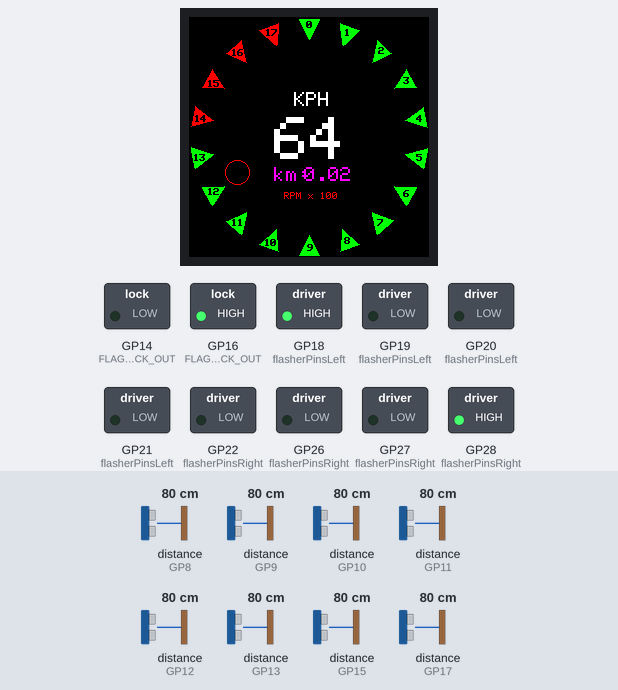
The sketch below on a simulated Raspberry Pi Pico. Shown: 240×240 colour display, switched loads named in the sketch (green lamp = pin HIGH). Wiring (inferred from the names in the program): 8 × range finder with pulse-width output: data GP8 / data GP9 / data GP10 / data GP11 / data GP12 / data GP13 / data GP15 / data GP17. Dashed ring = blinking. The test bench sets the inputs (shaded band); at power-on: distance to the obstacle (sensors on GP8, GP9, GP13, GP10, GP11, GP12, GP15, GP17) 80 cm. What the sketch prints to the serial monitor is not drawn.

Above: at 3.4 s.
3.5 s: distance to the obstacle (sensor on GP8) set to 75 cm
At 4.5 s:
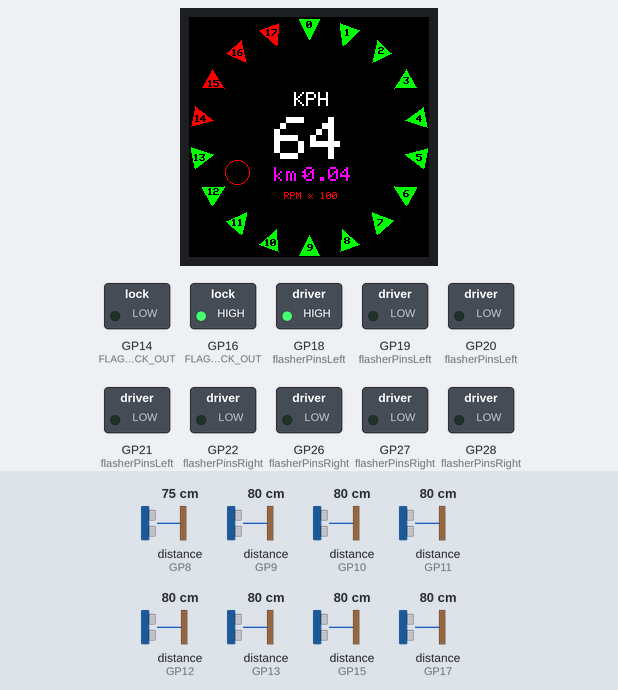
At 4.89 s:
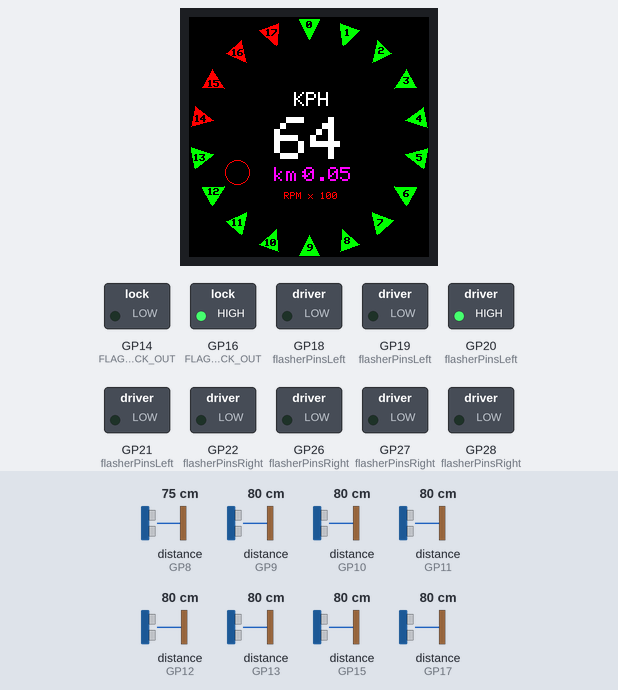
5.8 s: distance to the obstacle (sensor on GP9) set to 77 cm
7.5 s: distance to the obstacle (sensor on GP9) set to 71 cm
At 9.89 s:
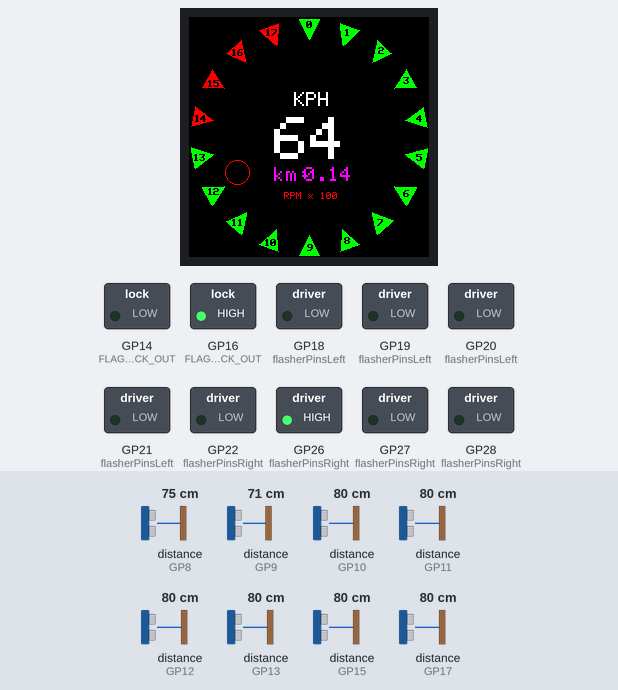
10.0 s: distance to the obstacle (sensor on GP13) set to 74 cm
12.2 s: distance to the obstacle (sensor on GP13) set to 66 cm
At 12.68 s:
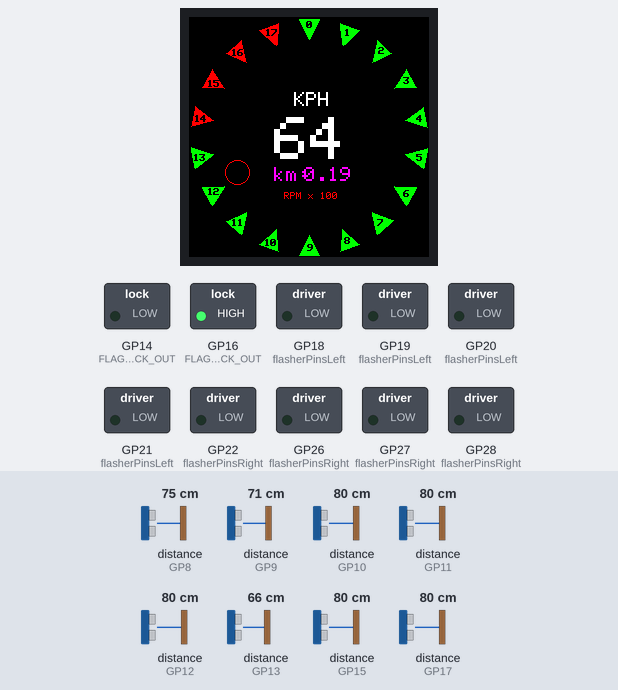
15.2 s: distance to the obstacle (sensor on GP10) set to 2 cm
Timing chart, 0 to 18.2 s (numbered marks = the images above; inputs shaded):
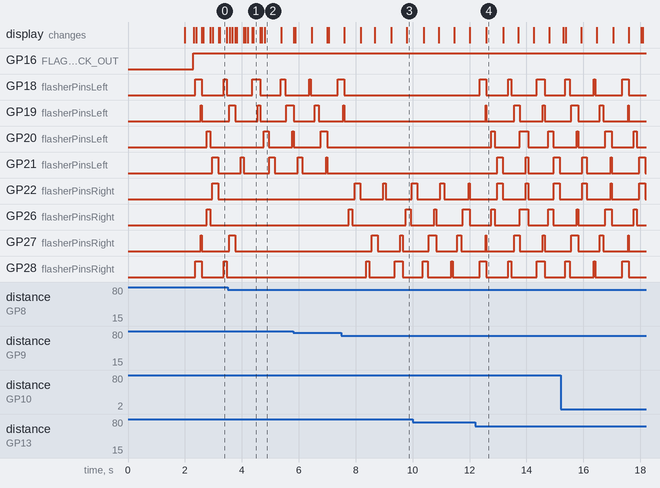

The sketch:

InterruptsTest.ino
```cpp
/*-data-type------size---------description-----
  boolean        (8 bit)   -  [true/false]
  byte           (8 bit)   -  [0-255] unsigned number
  char           (8 bit)   -  [-128 to 127] signed number
  unsigned char  (8 bit)   -  [-128 to 127] signed number
  word           (16 bit)  -  [0-65535] unsigned number
  unsigned int   (16 bit)  -  [0-65535] unsigned number
  int            (16 bit)  -  [-32768 to 32767] signed number
  unsigned long  (32 bit)  -  [0-4,294,967,295] unsigned number usually for millis
  long           (32 bit)  -  [-2,147,483,648 to 2,147,483,647] signed number
  float          (32 bit)  -  [-3.4028235E38 to 3.4028235E38] signed number
  uint8_t        (8 bit)   -  [0-255] unsigned number
  int8_t         (8 bit)   -  [-127 - 127] signed number
  uint16_t       (16 bit)  -  [0-65,535] unsigned number
  int16_t        (16 bit)  -  [-32,768 - 32,767] signed number
  uint32_t       (32 bit)  -  [0-4,294,967,295] unsigned number
  int32_t        (32 bit)  -  [-2,147,483,648 - 2,147,483,647] signed number
  uint64_t       (64 bit)  -  [0-18,446,744,073,709,551,615] unsigned number
  int64_t        (64 bit)  -  [−9,223,372,036,854,775,808 - 9,223,372,036,854,775,807] signed number
  --------------------------------------------
  camelCase                -  anything that changes
  snake_case               -  variable's that are exclusive in a function
  Snake_Case               -  CLASS/struct exclusave varables/functions
  iNVERTEDcAMELcASE        -  outside code that is being accessed [database]
  SNake_CAse               -  duplicate varables inside the case function [frequently used in library names]
  ALL_CAPS                 -  const varable names or defines
  -------------by-jediRick--------------------
  VCC Power (3.3V / 5V input)
  GND Ground (GND)
  DIN Spi data input (MOSI)
  CLK Spi clock input (SCLK)
  CS  Chip selection, low active (CE0)
  DC  Data/Command selection high for data, low for command (GpiO)
  RST Reset, low active (GpiO)
  BL  Backlight (GpiO)
*/

#include <SPI.h>
#include <Adafruit_GFX.h>
#include "Adafruit_GC9A01A.h"

#define TFT_CLK (2)
#define TFT_DIN (3)
#define TFT_DC (4)
#define TFT_CS (5)
#define TFT_RST (6)
#define TFT_DOUT (7)
#define SENSOR_PIN1 (10)
#define SENSOR_PIN2 (11)
#define SENSOR_PIN3 (12)
#define FLAG_PIN_FILE_LOCK_OUT (14)
#define FLAG_PIN_FILE_LOCK_IN (15)
#define FLAG_PIN_FILE_UNLOCK_OUT (16)
#define FLAG_PIN_FILE_UNLOCK_IN (17)
#define wheelDiam 28  //in cm
#define pi 3.141592

#define myDebug 1     // 1 ON 0 OFF
#if myDebug == 1
#define debugln(x) Serial.println(x)
#define debug(x) Serial.print(x)
#else
#define debugln(x)
#define debug(x)
#endif

#define BUTTON_PIN_LEFT (8)
#define BUTTON_PIN_RIGHT (9)
#define BUTTON_PIN_EMERGENCY (13)

#define flasherPinOff (LOW)
#define flasherPinOn (HIGH)

volatile bool buttonBoolLeft = false;
volatile bool buttonBoolRight = false;
volatile bool buttonBoolEmergency = false;
volatile bool sensorBool1 = false;
volatile bool sensorBool2 = false;
volatile bool sensorBool3 = false;
volatile bool variableOwnershipFlag = false;
long turnSignalDebounceTime = 250;   //in millis
volatile unsigned long turnSignalDebouncePreviousMicrosLeft;
volatile unsigned long turnSignalDebouncePreviousMicrosRight;
volatile unsigned long emergencySignalDebouncePreviousMicros;
float rotationTime = 0;
float revsPerMin = 0;
float finalSpeedKph = 0;
float distanceTraveled = 0;
volatile unsigned long currentMicros = 0;
volatile unsigned long previousMicros = 0;
volatile int rpmRotationAngleCurrent = 0;
volatile int rpmRotationAngleOld = 359;
volatile int rpmIndDotCurrentX = 0;
volatile int rpmIndDotCurrentY = 0;
volatile int rpmIndDotOldX = 0;
volatile int rpmIndDotOldY = 0;
volatile int speedDigitSpacerCurrent = 105;
volatile int speedDigitSpacerOld = 105;
volatile int displayRpmCurrent = 0;
volatile int displayRpmOld = 0;
volatile int displaySpeedKphCurrent = 0;
volatile int displaySpeedKphOld = 99;
volatile float displayDistanceKmCurrent = 0;
volatile float displayDistanceKmOld = 99;
volatile int rotationCount = 0;
volatile int flasherPinCount = 0;
const uint8_t flasherPinsLeft[]PROGMEM = {18, 19, 20, 21};
const uint8_t flasherPinsRight[]PROGMEM = {28, 27, 26, 22};

//------- first timer stuff --------
volatile unsigned long turnSignalTimerCurrentMillis;
const unsigned long turnSignalTimerOnTime = 100;
const unsigned long turnSignalTimerOffTime = 100;
volatile unsigned long turnSignalTimerPrevioustMillis = 0;
unsigned long turnSignalTimerInterval = turnSignalTimerOnTime;
volatile boolean turnSignalTimerTriggerState = true;
//------- end first timer stuff --------

//------- version stuff --------
const String p_project = "default";
const uint8_t version_hi = 0;
const uint8_t version_lo = 1;
void versionPrint(void) {
  debug("RicksWorx: ");
  debugln(p_project);
  debug("Version: ");
  debug(version_hi);
  debug(".");
  debugln(version_lo);
}
//------- end version stuff --------

Adafruit_GC9A01A tft(TFT_CS, TFT_DC, TFT_DIN, TFT_CLK, TFT_RST, TFT_DOUT);

void setup() {
  delay(2000);
  Serial.begin(115200);
  debugln("Serial started");
  versionPrint();
  attachInterrupt(digitalPinToInterrupt(FLAG_PIN_FILE_LOCK_IN), triggerFlagBusy, RISING);
  attachInterrupt(digitalPinToInterrupt(FLAG_PIN_FILE_UNLOCK_IN), triggerFlagIdle, RISING);
  attachInterrupt(digitalPinToInterrupt(BUTTON_PIN_LEFT), triggerButtonLeft, RISING);
  attachInterrupt(digitalPinToInterrupt(BUTTON_PIN_RIGHT), triggerButtonRight, RISING);
  attachInterrupt(digitalPinToInterrupt(BUTTON_PIN_EMERGENCY), triggerButtonEmergency, RISING);
  for (int i = 0; i <= 3; i++) {
    pinMode(flasherPinsLeft[i], OUTPUT);
    pinMode(flasherPinsRight[i], OUTPUT);
  }
  setupTft();
}

void setup1() {
  delay(2000);
  pinMode(FLAG_PIN_FILE_LOCK_OUT, OUTPUT);
  pinMode(FLAG_PIN_FILE_UNLOCK_OUT, OUTPUT);
  attachInterrupt(digitalPinToInterrupt(SENSOR_PIN1), triggerSensor1, RISING);
  attachInterrupt(digitalPinToInterrupt(SENSOR_PIN2), triggerSensor2, RISING);
  attachInterrupt(digitalPinToInterrupt(SENSOR_PIN3), triggerSensor3, RISING);
}

void loop() {
  updateVariables();
  checkTurnSignalTimer();
  renderTft();
}

void loop1() {
  checkSensors();
}

void checkTurnSignalTimer() {
  if (buttonBoolLeft || buttonBoolRight || buttonBoolEmergency) {
    turnSignalTimerCurrentMillis = millis();
    if ((unsigned long)(turnSignalTimerCurrentMillis - turnSignalTimerPrevioustMillis) >= turnSignalTimerInterval) {
      if (turnSignalTimerTriggerState) {
        turnSignalTimerInterval = turnSignalTimerOffTime;
      } else {
        turnSignalTimerInterval = turnSignalTimerOnTime;
        if (buttonBoolLeft) {
          digitalWrite(flasherPinsLeft[flasherPinCount], flasherPinOn);
        }
        if (buttonBoolRight) {
          digitalWrite(flasherPinsRight[flasherPinCount], flasherPinOn);
        }
        if (buttonBoolEmergency) {
          digitalWrite(flasherPinsRight[flasherPinCount], flasherPinOn);
          digitalWrite(flasherPinsLeft[flasherPinCount], flasherPinOn);
        }
        flasherPinCount++;
        if (flasherPinCount >= 5) {
          flasherPinCount = 0;
          ledsOff();
        }
      }
      turnSignalTimerTriggerState = !turnSignalTimerTriggerState;
      turnSignalTimerPrevioustMillis = turnSignalTimerCurrentMillis;
    }
  } else {
    buttonBoolLeft = false;
    buttonBoolRight = false;
    buttonBoolEmergency = false;
    ledsOff();
    flasherPinCount = 0;
  }
}

void triggerButtonLeft() {
  if ((long)(micros() - turnSignalDebouncePreviousMicrosLeft) >= turnSignalDebounceTime * 1000) {
    buttonBoolLeft = !buttonBoolLeft;
    buttonBoolRight = false;
    buttonBoolEmergency = false;
    ledsOff();
    turnSignalDebouncePreviousMicrosLeft = micros();
  }
}

void triggerButtonRight() {
  if ((long)(micros() - turnSignalDebouncePreviousMicrosRight) >= turnSignalDebounceTime * 1000) {
    buttonBoolRight = !buttonBoolRight;
    buttonBoolLeft = false;
    buttonBoolEmergency = false;
    ledsOff();
    turnSignalDebouncePreviousMicrosRight = micros();
  }
}

void triggerButtonEmergency() {
  if ((long)(micros() - emergencySignalDebouncePreviousMicros) >= turnSignalDebounceTime * 1000) {
    buttonBoolEmergency = !buttonBoolEmergency;
    buttonBoolRight = false;
    buttonBoolLeft = false;
    ledsOff();
    emergencySignalDebouncePreviousMicros = micros();
  }
}

void triggerSensor1() {
  sensorBool1 = true;
}

void triggerSensor2() {
  sensorBool2 = true;
}

void triggerSensor3() {
  sensorBool3 = true;
}

void triggerFlagBusy() {
  variableOwnershipFlag = true;
}

void triggerFlagIdle() {
  variableOwnershipFlag = false;
}

void checkSensors() {
  if (sensorBool1 && sensorBool2 && sensorBool3) {
    sensorBool1 = false;
    sensorBool2 = false;
    sensorBool3 = false;
    countRotation();
  }
}

void ledsOff() {
  for (int i = 0; i <= 3; i++) {
    digitalWrite(flasherPinsLeft[i], flasherPinOff);
    digitalWrite(flasherPinsRight[i], flasherPinOff);
  }
}

void countRotation() {
  digitalWrite(FLAG_PIN_FILE_UNLOCK_OUT, LOW);
  digitalWrite(FLAG_PIN_FILE_LOCK_OUT, HIGH);  //lock variables being written to
  currentMicros = micros();
  rotationTime = currentMicros - previousMicros;
  rotationCount++;
  revsPerMin = 60000000 / rotationTime;
  previousMicros = currentMicros;
  finalSpeedKph = wheelDiam * revsPerMin * 0.001885;
  distanceTraveled = ((wheelDiam * pi) * rotationCount) * 0.00001;
  digitalWrite(FLAG_PIN_FILE_LOCK_OUT, LOW);  //unlock variables
  digitalWrite(FLAG_PIN_FILE_UNLOCK_OUT, HIGH);
}

void setupTft() {
  tft.begin();
  tft.setRotation(0);
  tft.fillScreen(GC9A01A_BLACK);
  //tft.drawCircle(120, 120, 120, GC9A01A_RED);
  tft.fillCircle(120, 120, 100, GC9A01A_BLACK);
  tft.setTextSize(1);
  tft.setTextColor(GC9A01A_BLACK);
  //      (peakX, peakY, botLeftX, botLeftY, botRightX, botRightY, color)
  tft.fillTriangle(120, 120, 5, 240, 235, 240, GC9A01A_BLACK);
  tft.fillTriangle(120, 22, 130, 2, 110, 2, GC9A01A_GREEN);
  tft.setCursor(117, 4); tft.println("0");
  tft.setCursor(118, 4); tft.println("0");
  tft.fillTriangle(154, 28, 170, 13, 151, 6, GC9A01A_GREEN);
  tft.setCursor(155, 12); tft.println("1");
  tft.setCursor(156, 12); tft.println("1");
  tft.fillTriangle(183, 45, 202, 36, 188, 23, GC9A01A_GREEN);
  tft.setCursor(189, 30); tft.println("2");
  tft.setCursor(190, 30); tft.println("2");
  tft.fillTriangle(205, 71, 227, 70, 217, 52, GC9A01A_GREEN);
  tft.setCursor(214, 60); tft.println("3");
  tft.setCursor(215, 60); tft.println("3");
  tft.fillTriangle(216, 103, 238, 110, 234, 90, GC9A01A_GREEN);
  tft.setCursor(227, 98); tft.println("4");
  tft.setCursor(228, 98); tft.println("4");
  tft.fillTriangle(216, 137, 234, 151, 238, 131, GC9A01A_GREEN);
  tft.setCursor(227, 137); tft.println("5");
  tft.setCursor(228, 137); tft.println("5");
  tft.fillTriangle(205, 169, 217, 188, 227, 170, GC9A01A_GREEN);
  tft.setCursor(214, 173); tft.println("6");
  tft.setCursor(215, 173); tft.println("6");
  tft.fillTriangle(183, 195, 188, 217, 204, 203, GC9A01A_GREEN);
  tft.setCursor(188, 202); tft.println("7");
  tft.setCursor(189, 202); tft.println("7");
  tft.fillTriangle(153, 212, 151, 234, 170, 227, GC9A01A_GREEN);
  tft.setCursor(155, 220); tft.println("8");
  tft.setCursor(156, 220); tft.println("8");
  tft.fillTriangle(120, 218, 110, 238, 130, 238, GC9A01A_GREEN);
  tft.setCursor(118, 227); tft.println("9");
  tft.setCursor(119, 227); tft.println("9");
  tft.fillTriangle(87, 212, 70, 227, 89, 234, GC9A01A_GREEN);
  tft.setCursor(75, 222); tft.println("10");
  tft.setCursor(76, 222); tft.println("10");
  tft.fillTriangle(57, 195, 37, 204, 52, 217, GC9A01A_GREEN);
  tft.setCursor(42, 202); tft.println("11");
  tft.setCursor(43, 202); tft.println("11");
  tft.fillTriangle(35, 169, 13, 170, 23, 188, GC9A01A_GREEN);
  tft.setCursor(19, 171); tft.println("12");
  tft.setCursor(18, 171); tft.println("12");
  tft.fillTriangle(24, 137, 2, 130, 6, 151, GC9A01A_GREEN);
  tft.setCursor(4, 137); tft.println("13");
  tft.setCursor(5, 137); tft.println("13");
  tft.fillTriangle(24, 103, 6, 89, 2, 109, GC9A01A_RED);
  tft.setCursor(5, 98); tft.println("14");
  tft.setCursor(6, 98); tft.println("14");
  tft.fillTriangle(35, 71, 23, 52, 13, 70, GC9A01A_RED);
  tft.setCursor(18, 63); tft.println("15");
  tft.setCursor(19, 63); tft.println("15");
  tft.fillTriangle(57, 45, 52, 23, 37, 36, GC9A01A_RED);
  tft.setCursor(42, 32); tft.println("16");
  tft.setCursor(43, 32); tft.println("16");
  tft.fillTriangle(87, 28, 89, 6, 70, 13, GC9A01A_RED);
  tft.setCursor(76, 12); tft.println("17");
  tft.setCursor(77, 12); tft.println("17");
  tft.setTextSize(2);
  tft.setTextColor(GC9A01A_WHITE);
  tft.setCursor(105, 75);
  tft.println("KPH");
  tft.setTextSize(1);
  tft.setTextColor(GC9A01A_RED);
  tft.setCursor(95, 175);
  tft.println("RPM x 100");
  tft.setTextSize(2);
  tft.setTextColor(GC9A01A_MAGENTA);
  tft.setCursor(85, 150);
  tft.println("km:");
  //tft.drawRect(120, 120, 130, 150, GC9A01A_RED);
  //tft.drawRect(120, 120, 130, 150, GC9A01A_RED);
}

void updateVariables() {
  if (variableOwnershipFlag == false) {
    displayRpmCurrent = revsPerMin;
    displaySpeedKphCurrent = finalSpeedKph;
    displayDistanceKmCurrent = distanceTraveled;
    rpmRotationAngleCurrent = map(displayRpmCurrent, 0, 1799, 0, 359);
    //debugln("rpm: " + (String)displayRpmCurrent);
    //debugln("speed: " + (String)displaySpeedKphCurrent);
    //debugln("distance: " + (String)displayDistanceKmCurrent);
  }
}

void renderTft() {
  if (displaySpeedKphCurrent >= 999) {
    displaySpeedKphCurrent = 0;
  }
  if (displaySpeedKphCurrent != displaySpeedKphOld) {
    tft.setTextSize(6);
    if (displaySpeedKphCurrent >= 0 && displaySpeedKphCurrent <= 9) {
      speedDigitSpacerCurrent = 105;
    } else if (displaySpeedKphCurrent >= 9 && displaySpeedKphCurrent <= 99) {
      speedDigitSpacerCurrent = 85;
    } else if (displaySpeedKphCurrent >= 99 && displaySpeedKphCurrent <= 999) {
      speedDigitSpacerCurrent = 70;
    }
    tft.setTextColor(GC9A01A_BLACK);
    tft.setCursor(speedDigitSpacerOld, 100);
    tft.println(displaySpeedKphOld);
    tft.setTextColor(GC9A01A_WHITE);
    tft.setCursor(speedDigitSpacerCurrent, 100);
    tft.println(displaySpeedKphCurrent);
  }
  rpmIndDotCurrentY = 120 + 80 * (-cos(rpmRotationAngleCurrent * pi / 180));
  rpmIndDotCurrentX = 120 + 80 * (sin(rpmRotationAngleCurrent * pi / 180));
  if (rpmRotationAngleCurrent != rpmRotationAngleOld) {
    tft.drawCircle(rpmIndDotOldX, rpmIndDotOldY, 12, GC9A01A_BLACK);
    tft.drawCircle(rpmIndDotCurrentX, rpmIndDotCurrentY, 12, GC9A01A_RED);
  }
  if (displayDistanceKmCurrent != displayDistanceKmOld) {
    tft.setTextSize(2);
    tft.setTextColor(GC9A01A_BLACK);
    tft.setCursor(115, 150);
    tft.println(displayDistanceKmOld);
    tft.setTextColor(GC9A01A_MAGENTA);
    tft.setCursor(115, 150);
    tft.println(displayDistanceKmCurrent);
  }
  rpmIndDotOldX = rpmIndDotCurrentX;
  rpmIndDotOldY = rpmIndDotCurrentY;
  speedDigitSpacerOld = speedDigitSpacerCurrent;
  displaySpeedKphOld = displaySpeedKphCurrent;
  displayDistanceKmOld = displayDistanceKmCurrent;
  rpmRotationAngleOld = rpmRotationAngleCurrent;
  if (rpmRotationAngleCurrent >= 360) {
    rpmRotationAngleCurrent = 0;
  };
}
```

Measured:
- the behaviour switches between 80 and 79 cm on distance to the obstacle (sensor on GP8) (found by bisection; images 0 and 1)
- the behaviour switches between 75 and 74 cm on distance to the obstacle (sensor on GP9) (found by bisection; images 2 and 3)
- the behaviour switches between 71 and 70 cm on distance to the obstacle (sensor on GP13) (found by bisection; images 3 and 4)
- after the input at 3.5 s, GP22 (flasherPinsRight): stays LOW (without the input it goes to HIGH after 0.46 s); GP26 (flasherPinsRight): stays LOW (without the input it goes to HIGH after 1.3 s); GP27 (flasherPinsRight): goes on until 3.8 s, then stays LOW; GP28 (flasherPinsRight): stays LOW (without the input it goes to HIGH after 0.86 s)
- after the input at 7.5 s, GP18 (flasherPinsLeft), GP19 (flasherPinsLeft): goes on until 7.6 s, then stays LOW
- after the input at 12.2 s, GP18 (flasherPinsLeft): goes HIGH 0.22 s, LOW 0.78 s, HIGH 0.10 s, LOW 0.90 s, HIGH 0.28 s, then LOW, starting after 0.17 s; GP19 (flasherPinsLeft): goes HIGH 0.02 s, LOW 0.98 s, HIGH 0.20 s, LOW 0.80 s, HIGH 0.08 s, then LOW, starting after 0.37 s
- what the display in image 4 shows lasts 0.6 s, from 12.6 s to 13.2 s
